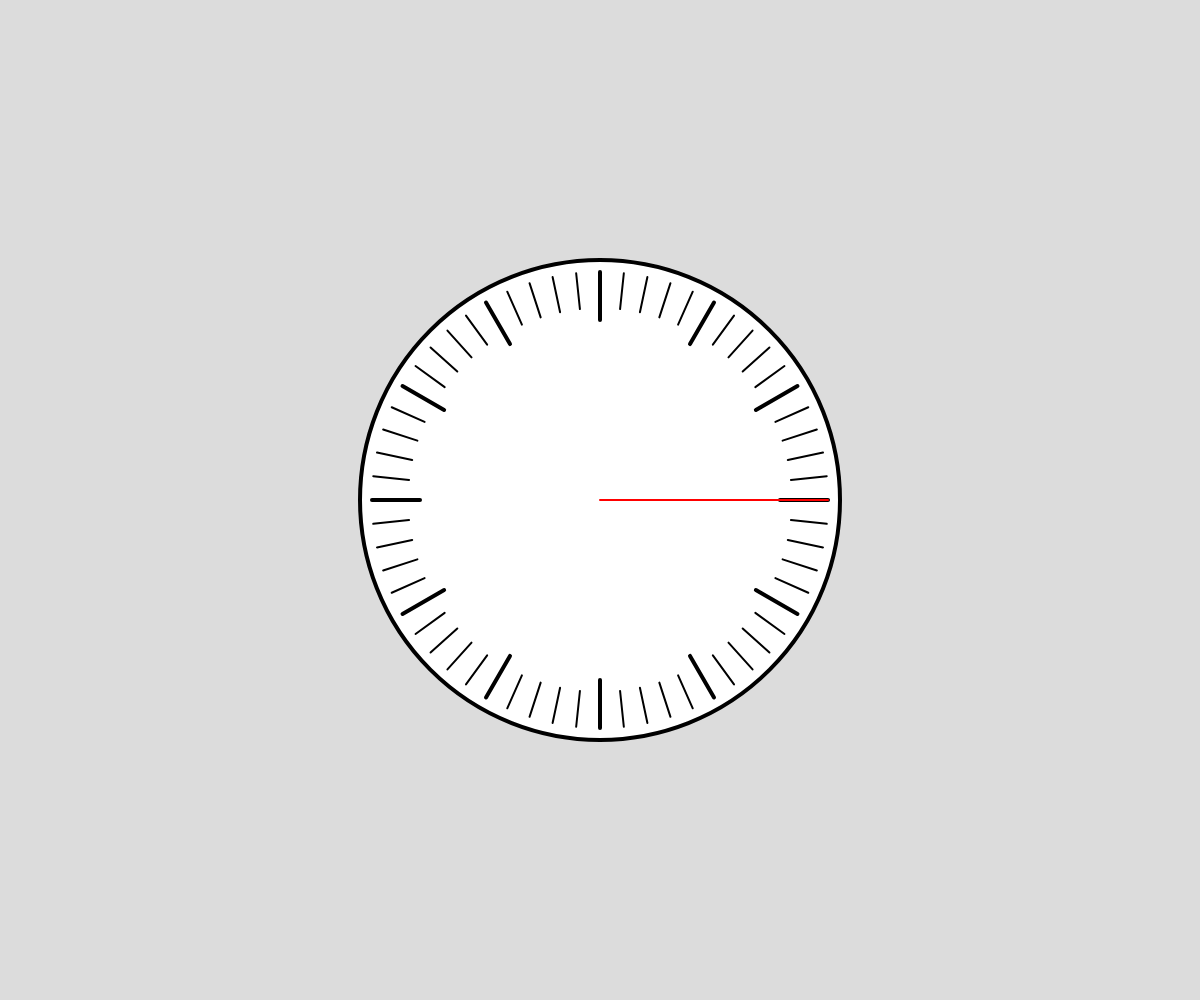
Frame 1 (no input)
Frame 60 (no input): identical to frame 1, image omitted
Frame 120 (the mouse pressed at the canvas centre since frame 60): identical to frame 1, image omitted

The p5.js sketch that drew this single still picture (run headless with seeded random() and noise() and a simulated clock; from frame 60 on, the mouse is pressed at the canvas centre):

// p5.js sketch
// ── sketch.js
// Project Title
// Your Name
// Date
//
// Extra for Experts:
// - describe what you did to take this project "above and beyond"


function setup() {
  createCanvas(windowWidth, windowHeight);
}

function draw() {
  background(220);
  push();
  translate(width/2, height/2);
  ellipseMode(CENTER);
  strokeWeight(4);
  stroke(0,0,0);
  ellipse(0,0,width*.4,width *.4);

  for(let i =0; i <60; i++){
    if(i%5===0){
      strokeWeight(4);
      line(width*.15,0,width*.19,0);
    }
    else{
      strokeWeight(2);
      line(width*.16,0,width*.19,0);
    }
    
    rotate(radians(6));
  }
  
  stroke(255,0,0);
  strokeWeight(2);
  line(0,0,width*.19,0);
  pop();
}
